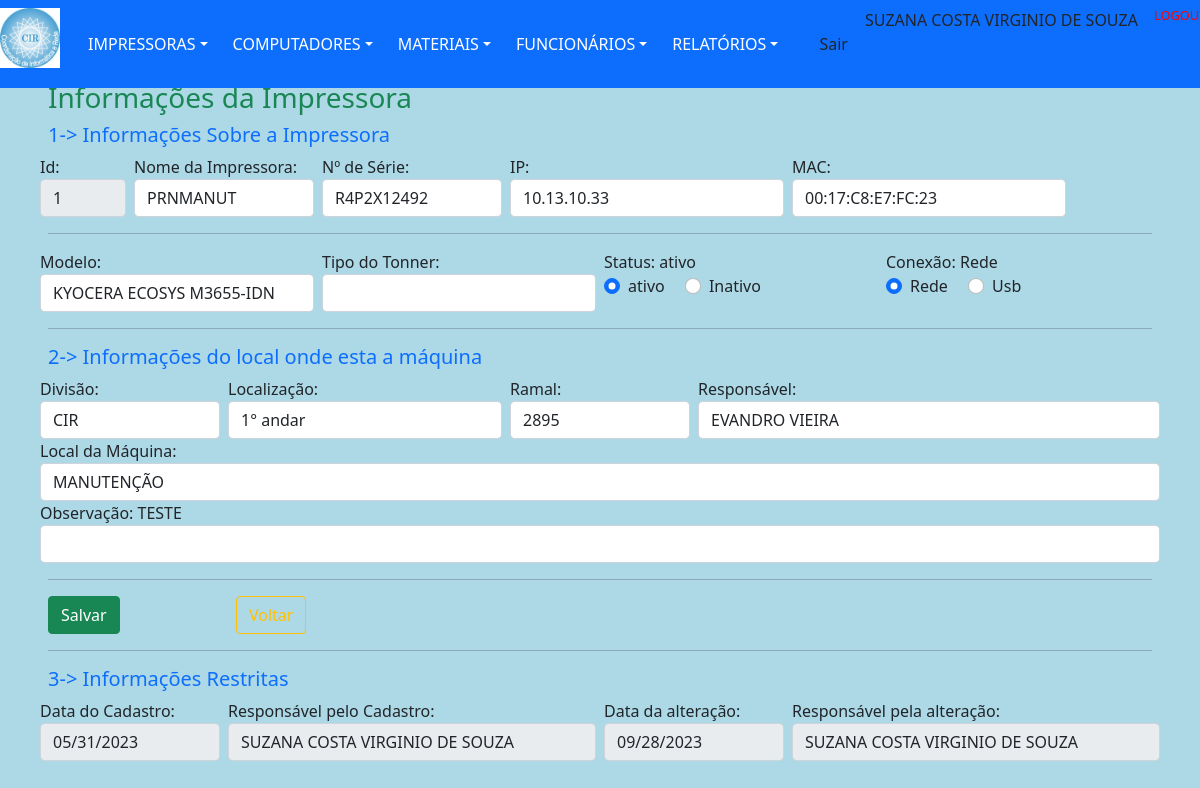
The app's page /views/impressoraAlterar.php?action=1&id=1 (signed in) with its own data.
### tables this page shows
CREATE TABLE `impressoras` (
  `idImpressora` int(11) NOT NULL,
  `nomeImpressora` varchar(20) DEFAULT NULL,
  `numSerie` varchar(50) DEFAULT NULL,
  `ipImpressora` varchar(15) DEFAULT NULL,
  `macImpressora` varchar(20) DEFAULT NULL,
  `tipoToner` varchar(255) DEFAULT NULL,
  `colorida` varchar(3) DEFAULT NULL,
  `statusImpressora` varchar(7) DEFAULT NULL,
  `conexaoImp` varchar(5) DEFAULT 'Rede',
  `modeloImpressora` int(11) DEFAULT NULL,
  `dataCadastro` date DEFAULT NULL,
  `respCadastro` varchar(30) DEFAULT NULL,
  `dataAltCadastro` date DEFAULT NULL,
  `respAltCadastro` varchar(30) DEFAULT NULL,
  `obsImpressora` varchar(255) DEFAULT NULL,
  `idFuncionario` int(11) DEFAULT NULL,
  `idSetor` int(11) DEFAULT NULL
);

CREATE TABLE `modeloImpressora` (
  `idModelo` int(11) NOT NULL,
  `statusModelo` varchar(8) DEFAULT NULL,
  `modeloImpressora` varchar(250) DEFAULT NULL
);

CREATE TABLE `setor` (
  `idSetor` int(11) NOT NULL,
  `idDivisao` int(11) DEFAULT NULL,
  `localizacao` varchar(10) DEFAULT NULL,
  `ramal` varchar(4) DEFAULT NULL,
  `respSetor` varchar(30) DEFAULT NULL,
  `nomeLocal` varchar(150) DEFAULT NULL
);

CREATE TABLE `divisao` (
  `idDivisao` int(11) NOT NULL,
  `divisao` varchar(10) DEFAULT NULL
);

### views/impressoraAlterar.php (the view, shortened to what the rows shown need)
<?php
include "../template/menuPrincipal.php";
require_once '../controllers/impressoraBuscar.php';
?>
        <nav class="navbar navbar-dark">
            <div class="line col-md-12 p-5 position-absolute start-5 top-0 bottom-50 end-250">
                <form name="cadastro" id="cadastro" method="post" action="../controllers/impressoraUpdate.php">
                    <fieldset>
                        <div class="row">
                            <div class="col px-md-1 col-md-1">
                                <label for="inputSuccess" class="control-label">Id:</label>
                                <input type="text" class="form-control" value="<?= $idImpressora;
                                                                                $_SESSION['idImpressora'] = $idImpressora; ?>" disabled>
                            </div>
                            <div class="col px-md-1 col-md-2">
                                <label for="inputSuccess" class="control-label">Nome da Impressora:</label>
                                <input type="text" class="form-control" value="<?= $nomeImpressora;
                                                                                $_SESSION['antNomeImp'] = $nomeImpressora; ?>" name="nomeImp">
                            </div>
                            <div class="col px-md-1 col-md-2">
                                <label for="inputSuccess" class="control-label">Nº de Série: </label>
                                <input type="text" class="form-control" value="<?= $numSerie;
                                                                                $_SESSION['antNumSerie'] = $numSerie ?>" name="numSerie">
                            </div>
                            <div class="col px-md-1 col-md-3">
                                <label for="inputSuccess" class="control-label">IP: </label>
                                <input type="text" class="form-control" value="<?= $ipImpressora;
                                                                                $_SESSION['antNumIp'] = $ipImpressora ?>" name="ipImpressora" pattern="((^|\.)((25[0-5])|(2[0-4]\d)|(1\d\d)|([1-9]?\d))){4}$" placeholder="000.000.000.000" oninvalid="setCustomValidity('Endereco ip invalido!')" onchange="try{setCustomValidity('')}catch(e){}">
                            </div>
                            <div class="col px-md-1 col-md-3">
                                <label for="inputSuccess" class="control-label">MAC:</label>
                                <input type="text" class="form-control" value="<?= $macImpressora;
                                                                                $_SESSION['antNumMac'] = $macImpressora ?>" name="numMac" maxlength="17" OnKeyPress="formatar('##:##:##:##:##:##', this)" pattern="([a-fA-F0-9]{2}[:]){5}([a-fA-F0-9]{2})$" oninvalid="setCustomValidity('Numero Mac inválido!')" onchange="try{setCustomValidity('')}catch(e){}">
                            </div>
                        </div>
                        <div class="row">
                            <div class="col px-md-1 col-md-3">
                                <label for="inputSuccess" class="control-label">Modelo: </label>
                                <select class="form-control" id="modelo" name="modelo">
                                    <option value="<?php echo $idModelo;
                                                    $_SESSION['antModelImp'] = $idModelo; ?>"> <?php echo $modeloImpressora; ?></option>
                                    <?php
                                    include_once "../dao/DAO-controleCir.php";
                                    $nomeTabela = "modeloImpressora";
                                    $tipoOpcao = "statusModelo";
                                    $valorOpcao = "ativo";
                                    ?>
                                </select>
                            </div>
                                    <?php
                                    include_once "../dao/DAO-controleCir.php";
                                    $nomeTabela = "material";
                                    $tipoOpcao = "descricao";
                                    $valorOpcao = "TONNER";
                                    ?>
                            <div class="col px-md-1 col-md-3">
                                <div class="custom-control custom-radio">
                                    <label for="inputSuccess" class="control-label">Status: <?= $statusImpressora;
                                                                                            $_SESSION['antStatusImp'] = $statusImpressora ?></label></br>
                                    <div class="form-check form-check-inline">
                                        <input class="form-check-input" type="radio" name="impStatus" id="status1" value="ativo" checked>
                                        <label class="form-check-label" for="status1">ativo</label>
                                    </div>
                                    <div class="form-check form-check-inline">
                                        <input class="form-check-input" type="radio" name="impStatus" id="status2" value="inativo">
                                        <label class="form-check-label" for="status2">Inativo</label>
                                    </div>
                                </div>
                            </div>
                            <div class="col px-md-1 col-md-3">
                                <div class="custom-control custom-radio">
                                    <label for="inputSuccess" class="control-label">Conexão: <?= $conexaoImp;
                                                                                            $_SESSION['antConexaoImp'] = $conexaoImp ?></label></br>
                                    <div class="form-check form-check-inline">
                                        <input class="form-check-input" type="radio" name="conexaoImp" id="conexao1" value="Rede" checked>
                                        <label class="form-check-label" for="conexao1">Rede</label>
                                    </div>
                                    <div class="form-check form-check-inline">
                                        <input class="form-check-input" type="radio" name="conexaoImp" id="conexao2" value="Usb">
                                        <label class="form-check-label" for="conexao2">Usb</label>
                                    </div>
                                </div>
                            </div>
                        </div>
                        <div class="row">
                            <div class="col px-md-1 col-md-2">
                                <label for="inputSuccess" class="control-label">Divisão:</label>
                                <select class="form-control" id="divisao" name="divisao">
                                    <option value="<?php echo $idDivisao1;
                                                    $_SESSION['antDivisao'] = $idDivisao1; ?>"> <?php echo $divisao1; ?></option>
                                    <?php
                                    include_once "../dao/DAO-controleCir.php";
                                    ?>
                                </select>
                            </div>
                            <div class="col px-md-1 col-md-3">
                                <label for="inputSuccess" class="control-label">Localização:</label>
                                <select class="form-control" id="local" name="local">
                                    <option><?= $localizacao1;
                                            $_SESSION['antLocalizacao'] = $localizacao1 ?></option>
                                </select>
                            </div>
                            <div class="col px-md-1 col-md-2">
                                <label for="inputSuccess" class="control-label">Ramal: </label>
                                <input type="text" class="form-control" value="<?= $ramal1;
                                                                                $_SESSION['antRamal'] = $ramal1 ?>" name="ramal" pattern="[0-9]{4}+$" oninvalid="setCustomValidity('Somente Numeros!')" onchange="try{setCustomValidity('')}catch(e){}" placeholder="0000" maxlength="4">
                            </div>
                            <div class="col px-md-1 col-md-5">
                                <label for="inputSuccess" class="control-label">Responsável: </label>
                                <input type="text" class="form-control" value="<?= $respSetComp1;
                                                                                $_SESSION['antRespSetComp'] = $respSetComp1 ?>" name="respSetComp">
                            </div>
                        </div>
                        <div class="row">
                            <div class="col px-md-1 col-md-12">
                                <label for="inputSuccess" class="control-label">Local da Máquina: </label>
                                <input type="text" class="form-control" value="<?= $nomeLocal1;
                                                                                $_SESSION['antNomeLocal'] = $nomeLocal1 ?>" name="nomeLocal" id="nomeLocal" class="typeahead" />
                            </div>
                        </div>
                        <div class="row">
                            <div class="col px-md-1 col-md-12">
                                <label for="inputSuccess" class="control-label">Observação: <?= $obsImpressora;
                                                                                            $_SESSION['antObsImp'] = $obsImpressora ?></label>
                                <input type="text" class="form-control" name="ObsImp" required>
                            </div>
                        </div>
                        <div class="row">
                            <div class="col px-md-1 col-md-2">
                                <label for="inputSuccess" class="control-label">Data do Cadastro:</label>
                                <input type="date" class="form-control" value="<?= $dataCadastroA;
                                                                                $_SESSION['datacadastro'] = $dataCadastroA ?>" disabled>
                            </div>
                            <div class="col px-md-1 col-md-4">
                                <label for="inputSuccess" class="control-label">Responsável pelo Cadastro:</label>
                                <input type="text" class="form-control" value="<?= $respCadastro;
                                                                                $_SESSION['respCadastro'] = $respCadastro ?>" disabled>
                            </div>
                        </div>
                    </fieldset>
                </form>
            </div>
        </nav>
    </body>
</html>

### records on screen
impressoras: idImpressora "1", nomeImp "PRNMANUT", numSerie "R4P2X12492", ipImpressora "10.13.10.33", numMac "00:17:C8:E7:FC:23", statusImpressora "ativo", conexaoImp "Rede", obsImpressora "TESTE", dataCadastro "05/31/2023", respCadastro "SUZANA COSTA VIRGINIO DE SOUZA"
modeloimpressora: modelo "KYOCERA ECOSYS M3655-IDN"
setor: divisao "CIR", local "1° andar", ramal "2895", respSetComp "EVANDRO VIEIRA", nomeLocal "MANUTENÇÃO"

### other values on screen
$_SESSION["nomeFuncionario"] "SUZANA COSTA VIRGINIO DE SOUZA"
